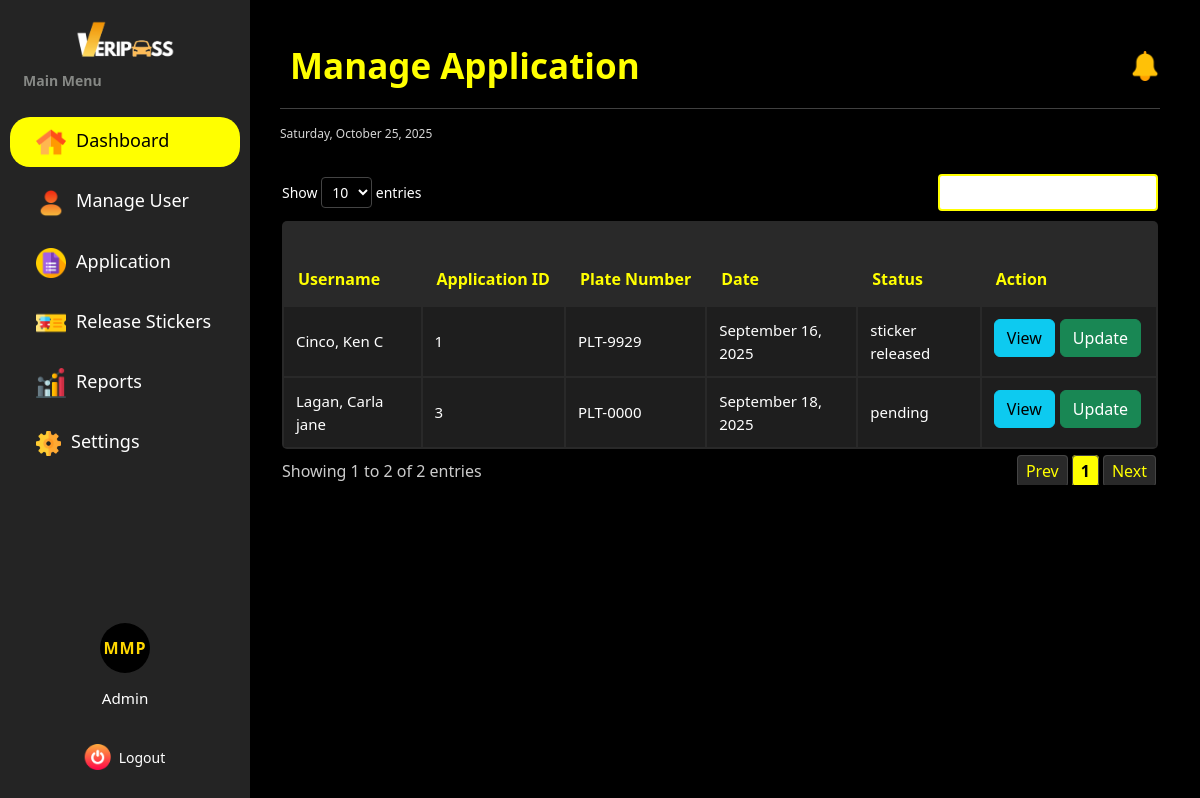
/dashboard/admin/manage_application/ (signed in), run on the app's committed database.
### vehicle_pass/models.py (models this page shows, shortened)
class BaseModel(models.Model):
    created_at = models.DateTimeField(auto_now_add=True, db_index=True)
    updated_at = models.DateTimeField(auto_now=True)
    class Meta:
        abstract = True

class Registration(BaseModel):
    STATUS_CHOICES = [
        ('no application', 'No Application'),
        ('application submitted', 'Application Submitted'),
        ('initial approval', 'Waiting for Approval by OIC'),
        ('final approval', 'Waiting for Final Approval by GSO - Director'),
        ('approved', 'Approved'),
        ('sticker released', 'Vehicle Pass Sticker Released'),
        ('rejected', 'Rejected')
    ]
    registration_number = models.BigAutoField(primary_key=True)
    user = models.ForeignKey(UserProfile, on_delete=models.CASCADE)
    vehicle = models.ForeignKey(Vehicle, on_delete=models.CASCADE)
    files = models.URLField(max_length=255)
    status = models.CharField(max_length=85, choices=STATUS_CHOICES, default='no application')
    remarks = models.TextField(null=True)
    initial_approved_by = models.ForeignKey(SecurityProfile, on_delete=models.CASCADE, related_name='initial_approval', null=True, blank=True)
    final_approved_by = models.ForeignKey(SecurityProfile, on_delete=models.CASCADE, related_name='final_approval', null=True, blank=True)
    date_of_filing = models.DateTimeField(auto_now_add=True)
    sticker_released_date = models.DateField(blank=True, null=True)
    e_signature = models.ImageField(upload_to='signature/')
    printed_name = models.CharField(max_length=125)
    signature_date = models.DateTimeField(null=True, blank=True)
    def __str__(self):
        return f"Registration {self.registration_number} for {self.user.lastname}, {self.user.firstname}"

class UserProfile(BaseModel):
    ROLE_CHOICES = [('user', 'User'),
        ('security', 'Security'),
        ('admin', 'Admin')
        ]
    SCHOOL_ROLE_CHOICES = [('student', 'Student'),
                           ('faculty & staff', 'Faculty and Staff'),
                           ('university official', 'University Official')
    ]
    COLLEGE_CHOICES = [('CAD', 'College of Architecture and Design'),
                       ('CAH', 'College of Arts and Humanities'),
                       ('CBA', 'College of Business and Accountancy'),
                       ('CCJE', 'College of Criminal Justice and Education'),
                       ('CoE', 'College of Engineering'),
                       ('CHTM', 'College of Hospitality Management and Tourism'),
                       ('CNHS', 'College of Nursing and Health Sciences'),
                       ('CS', 'College of Sciences'),
                       ('CTE', 'College of Teacher Education'),
    ]
    YEAR_LEVEL_CHOICES = [('first year', 'First Year'),
                          ('second year', 'Second Year'),
                          ('third year', 'Third Year'),
                          ('fourth year', 'Fourth year'),
                          ('fifth year', 'Fifth Year')
    ]
    OFFICE_CHOICES = [
        ('university president', 'University President'),
        ('university president coa', 'University President COA'),
        ('office of the university secretary', 'Office of the University Secretary'),
        ('legal office', 'Legal Office (Data Privacy Office)'),
        ('planning and development office', 'Planning and Development Office'),
        ('office of the internal audit services', 'Office of the Internal Audit Services (QMS)'),
        ('public information office', 'Public Information Office'),
        ('alumni affairs office', 'Alumni Affairs Office'),
        ('academic council', 'Academic Council'),
        ('administrative council', 'Administrative Council'),
        ('research and extension council', 'Research and Extension Council'),
        ('management committee', 'Management Committee'),
        ('university ethics committee', 'University Ethics Committee'),
        ('gender and development office', 'Gender and Development Office'),
        ('international affairs and linkages office', 'International Affairs and Linkages Office'),
        ('office of the vice president for finance and administration', 'Office of the Vice President for Finance and Administration'),
        ('bids and awards committee', 'Bids and Awards Committee'),
        ('administrative management office', 'Administrative Management Office'),
        ('records archives management office', 'Records Archives Management Office'),
        ('human resource management office', 'Human Resource Management Office'),
        ('faculty and staff development unit', 'Faculty and Staff Development Unit'),
        ('health services office', 'Health Services Office'),
        ('management information system information office', 'Management Information System Information Office'),
        ('security office', 'Security Office'),
        ('supply and property management office', 'Supply and Property Management Office'),
        ('disaster risk reduction and management office', 'Disaster Risk Reduction and Management Office'),
        ('project management office', 'Project Management Office'),
        ('general services office', 'General Services Office'),
        ('utility and environmental management office', 'Utility and Environmental Management Office'),
        ('motorpool office', 'Motorpool Office'),
        ('finance management service offices (cfo)', 'Finance Management Service Offices (CFO)'),
        ('accounting office', 'Accounting Office'),
        ('processing unit', 'Processing Unit'),
        ('student accounts & assessment', 'Student Accounts & Assessment'),
        ('financial reporting', 'Financial Reporting'),
        ('budget office', 'Budget Office'),
        ('production services/income generating projects office', 'Production Services/Income Generating Projects Office'),
        ('production', 'Production'),
        ('sifma', 'SIFMA'),
        ('university bookstore', 'University Bookstore'),
        ('auxiliary services - canteen', 'Auxiliary Services - Canteen'),
        ('auxiliary services - hostel', 'Auxiliary Services - Hostel'),
        ('auxiliary services - dormitory', 'Auxiliary Services - Dormitory'),
        ('university printing press', 'University Printing Press'),
        ('procurement office', 'Procurement Office'),
        ('cashiers office', 'Cashier’s Office'),
        ('office of the vice president for research, development and extension', 'Office of the Vice President for Research, Development and Extension'),
        ('university research office', 'University Research Office'),
        ('university extension service office', 'University Extension Service Office'),
        ('intellectual property and technology transfer office', 'Intellectual Property and Technology Transfer Office'),
        ('palawan studies center', 'Palawan Studies Center'),
        ('center for strategy policy and governance', 'Center for Strategy Policy and Governance'),
        ('panrehiyong iv-b sentro ng wikang pilipino', 'Panrehiyong IV-B Sentro ng Wikang Pilipino'),
        ('marine science research center', 'Marine Science Research Center'),
        ('palawan international technology business incubator & startup hub office', 'Palawan International Technology Business Incubator & Startup Hub Office'),
        ('office of the vice president for academic affairs', 'Office of the Vice President for Academic Affairs'),
        ('office of the eteeap', 'Office of the ETEEAP'),
        ('office of the university registrar', 'Office of the University Registrar'),
        ('university quality assurance center', 'University Quality Assurance Center'),
        ('office of the university sports', 'Office of the University Sports'),
        ('office of the curriculum & instructional materials development', 'Office of the Curriculum & Instructional Materials Development'),
        ('office of the student affairs and services', 'Office of the Student Affairs and Services'),
        ('social and cultural affairs (psu band, psu dance troupe, psu singers)', 'Social and Cultural Affairs (PSU Band, PSU Dance Troupe, PSU Singers)'),
        ('office of the university library', 'Office of the University Library'),
        ('psu museum', 'PSU Museum'),
    ]
    WORKPLACE_CHOICES = OFFICE_CHOICES + COLLEGE_CHOICES
    corporate_email = models.EmailField(max_length=50, unique=True)
    password = models.CharField(max_length=128)
    contact = models.CharField(max_length=14)
    lastname = models.CharField(max_length=25)
    firstname = models.CharField(max_length=50)
    middlename = models.CharField(max_length=25, blank=True, null=True)
    suffix = models.CharField(max_length=5, blank=True, null=True)
    address = models.CharField(max_length=100, blank=True, null=True)
    dl_number = models.CharField(max_length=25)
    college = models.CharField(max_length=100, choices=COLLEGE_CHOICES ,blank=True, null=True)
    program = models.CharField(max_length=100, blank=True, null=True)
    year_level = models.CharField(max_length=40, choices=YEAR_LEVEL_CHOICES, blank=True, null=True)
    father_name = models.CharField(max_length=100, blank=True, null=True)
    father_contact = models.CharField(max_length=14, blank=True, null=True)
    father_address = models.CharField(max_length=150, blank=True, null=True)
    mother_name = models.CharField(max_length=100, blank=True, null=True)
    mother_contact =models.CharField(max_length=14, blank=True, null=True)
    mother_address = models.CharField(max_length=150, blank=True, null=True)
    guardian_name = models.CharField(max_length=100, blank=True, null=True)
    guardian_contact = models.CharField(max_length=14, blank=True, null=True)
    guardian_address = models.CharField(max_length=150, blank=True, null=True)
    position = models.CharField(max_length=50, blank=True, null=True)
    workplace = models.CharField(max_length=150, choices=WORKPLACE_CHOICES, blank=True, null=True)
    role = models.CharField(max_length=20, choices=ROLE_CHOICES, default='user', null=True)
    school_role = models.CharField(max_length=20, choices=SCHOOL_ROLE_CHOICES, null=True, blank=True)

class Vehicle(BaseModel):
    VEHICLE_TYPE = [('motor', 'Motor'),
                    ('car', 'Car'),
                    ('van', 'Van')]
    applicant = models.ForeignKey(UserProfile, on_delete=models.CASCADE, null=True, blank=True)
    make_model = models.CharField(max_length=35)
    plate_number = models.CharField(max_length=10, unique=True)
    year_model = models.IntegerField()
    color = models.CharField(max_length=20)
    type = models.CharField(choices=VEHICLE_TYPE, max_length=5)
    engine_number = models.CharField(max_length=25)
    chassis_number = models.CharField(max_length=17)
    or_number = models.CharField(max_length=25)
    cr_number = models.CharField(max_length=25)
    owner_firstname = models.CharField(max_length=45, null=True, blank=True)
    owner_middlename = models.CharField(max_length=45, null=True, blank=True)
    owner_lastname = models.CharField(max_length=45, null=True, blank=True)
    owner_suffix = models.CharField(max_length=5, null=True, blank=True)
    relationship_to_owner = models.CharField(max_length=15, null=True, blank=True)
    contact_number = models.CharField(max_length=14, null=True, blank=True)
    address = models.CharField(max_length=100, null=True, blank=True)

### vehicle_pass/views.py (the view)
# urls.py: path("dashboard/admin/manage_application/", AdminViewApplication.as_view(), name="admin_manage_application"),
class AdminViewApplication(CustomLoginRequiredMixin, ListView):
    model = Registration
    template_name = 'Admin/Admin_Application.html'
    context_object_name = 'applications'
    paginate_by = 20
    def get_context_data(self, **kwargs):
        context = super().get_context_data(**kwargs)
        applications = context['applications']
        print(f"Applications count: {len(applications)}")
        if applications:
            print(f"First application: {applications[0]}")
        return context

### templates/Admin/Admin_Application.html (shortened to what this page needs)
{% extends "includes/admin_sidebar.html" %}
{% load static %}
{% block extra_css %}
    <link rel="stylesheet" href="{% static 'css/admin-dashboard-style.css' %}">
    <link rel="stylesheet" href="{% static 'css/sidebar.css' %}">
    <link rel="stylesheet"href="https://cdn.datatables.net/responsive/2.4.1/css/responsive.dataTables.min.css">
{% endblock %}
{% block content %}
<div class="dashboard-wrapper d-flex">
    <div class="main-content flex-grow-1 ms-uto">
        <div class="d-flex justify-content-between align-items-center">
            <h2 class="title mb-3 mb-md-0">Manage Application</h2>
            <div class="d-flex align-items-center gap-3">
                <a href="Announcements.html" class="text-decoration-none position-relative">
                    <img src="{% static 'images/notification.png' %}" alt="Notifications" width="30" height="30">
                </a>
            </div>
        </div>
        <hr>
        <small><span id="date"></span></small>
        <br>
        <section class="table-container">
            <table id="myTable" class="users-table">
                <thead>
                    <tr>
                        <th>Username</th>
                        <th>Application ID</th>
                        <th>Plate Number</th>
                        <th>Date</th>
                        <th>Status</th>
                        <th>Action</th>
                    </tr>
                </thead>
                <tbody>
                    {% for applicant in applications %}
                        <tr>
                            <td>
                                {{ applicant.user.lastname }}, {{ applicant.user.firstname }}
                                {{ applicant.user.middlename|default_if_none:""|slice:":1" }}
                            </td>
                            <td>{{ applicant.registration_number }}</td>
                            <td>{{ applicant.vehicle.plate_number }}</td>
                            <td>{{ applicant.created_at|date:"F d, Y" }}</td>
                            <td>{{ applicant.status }}</td>
                            <td>
                                <a href="{% url 'admin_view_specific_application' applicant.pk %}" class="btn btn-info">View</a>
                                <a href="{% url 'admin_update_application' applicant.pk %}" class="btn btn-success">Update</a>
                            </td>
                        </tr>
                    {% empty %}
                        <tr>
                            <td colspan="6" style="text-align: center">
                                <p class="text-sm font-weight-bold mb-0">No Records Found</p>
                            </td>
                        </tr>
                    {% endfor %}
                </tbody>
            </table>
        </section>
    </div>
</div>
{% endblock %}

### data on the page
Registration: user.lastname "Cinco", user.firstname "Ken", user.middlename "C", registration_number "1", vehicle.plate_number "PLT-9929", created_at "September 16, 2025", status "sticker released"
Registration: user.lastname "Lagan", user.firstname "Carla jane", registration_number "3", vehicle.plate_number "PLT-0000", created_at "September 18, 2025", status "pending"

### other printed values
{{ initials|default:'A' }} "MMP"
